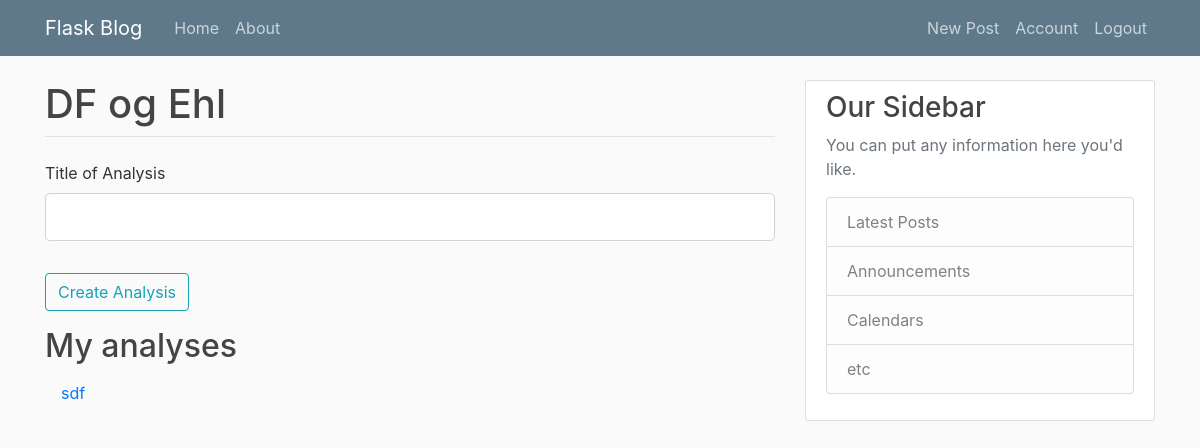
The app's page /project?project=1 (signed in), older data.
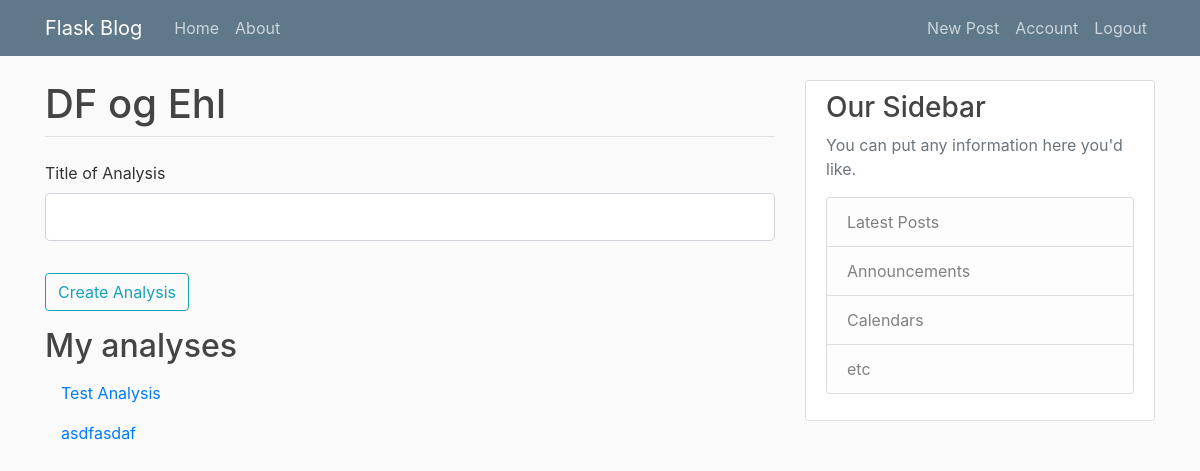
The same page, newer data.
### nlp4all/models.py (models this page shows, shortened)
class Project(db.Model):
    id = db.Column(db.Integer, primary_key=True)
    name = db.Column(db.String(50))
    description = db.Column(db.String)
    organization = db.Column(db.Integer, db.ForeignKey('organization.id'))
    analyses = db.relationship('BayesianAnalysis')
    categories = db.relationship('TweetTagCategory', secondary='project_categories')

class BayesianAnalysis(db.Model):
    id = db.Column(db.Integer, primary_key=True)
    user = db.Column(db.Integer, db.ForeignKey('user.id'))
    name = db.Column(db.String(50))
    filters = db.Column(JSON)
    features = db.Column(JSON)
    tags = db.relationship('TweetTag') # this also tells us which tweets
    data = db.Column(JSON)
    project = db.Column(db.Integer, db.ForeignKey('project.id'))

### nlp4all/routes.py (the view, shortened to what this page needs)
@app.route("/project", methods=['GET', "POST"])
def project():
    project_id = request.args.get('project', None, type=int)
    project = Project.query.get(project_id)
    form = AddBayesianAnalysisForm()
    analyses = BayesianAnalysis.query.filter_by(user = current_user.id).filter_by(project=project_id).all()
    return render_template('project.html', title='About', project=project, analyses=analyses, form=form)

### nlp4all/forms.py
class AddBayesianAnalysisForm(FlaskForm):
    name = StringField('Title of Analysis', validators=[DataRequired()])
    submit = SubmitField('Create Analysis')

### nlp4all/models.py (called while the page is built)
@login_manager.user_loader
def load_user(user_id):
    return User.query.get(int(user_id))

### nlp4all/templates/project.html (shortened to what this page needs)
{% extends "layout.html" %}
{% block content %}
  <h1>{{ project.name }} </h1>
    <form method="POST" action="">
        <fieldset class="form-group">
            <legend class="border-bottom mb-4">{{ legend }}</legend>
            <div class="form-group">
                {{ form.name.label(class="form-control-label") }}
                {% if form.name.errors %}
                    {{ form.name(class="form-control form-control-lg is-invalid") }}
                    <div class="invalid-feedback">
                        {% for error in form.name.errors %}
                            <span>{{ error }}</span>
                        {% endfor %}
                    </div>
                {% else %}
                    {{ form.name(class="form-control form-control-lg") }}
                {% endif %}
            </div>
        </fieldset>
        <div class="form-group">
            {{ form.submit(class="btn btn-outline-info") }}
        </div>
    </form>
<h2>My analyses</h2>
{% for a in analyses %}
<a class="nav-item nav-link" href="{{ url_for('analysis') }}?analysis={{a.id}}">{{a.name}}</a>
{% endfor %}
{% endblock content %}

### nlp4all/templates/layout.html (shortened to what this page needs)
<!DOCTYPE html>
<html>
<head>
    <link rel="stylesheet" href="https://maxcdn.bootstrapcdn.com/bootstrap/4.0.0/css/bootstrap.min.css">
    <link rel="stylesheet" type="text/css" href="{{ url_for('static', filename='main.css') }}">
</head>
<body>
    <header class="site-header">
      <nav class="navbar navbar-expand-md navbar-dark bg-steel fixed-top">
        <div class="container">
          <a class="navbar-brand mr-4" href="/">Flask Blog</a>
          <div class="collapse navbar-collapse" id="navbarToggle">
            <div class="navbar-nav mr-auto">
              <a class="nav-item nav-link" href="{{ url_for('home') }}">Home</a>
              <a class="nav-item nav-link" href="{{ url_for('about') }}">About</a>
            </div>
            <div class="navbar-nav">
              {% if current_user.is_authenticated %}
                <a class="nav-item nav-link" href="{{ url_for('new_post') }}">New Post</a>
                <a class="nav-item nav-link" href="{{ url_for('account') }}">Account</a>
                <a class="nav-item nav-link" href="{{ url_for('logout') }}">Logout</a>
              {% else %}
                <a class="nav-item nav-link" href="{{ url_for('login') }}">Login</a>
                <a class="nav-item nav-link" href="{{ url_for('register') }}">Register</a>
              {% endif %}
            </div>
          </div>
        </div>
      </nav>
    </header>
    <main role="main" class="container">
      <div class="row">
        <div class="col-md-8">
          {% block content %}{% endblock %}
        </div>
        <div class="col-md-4">
          <div class="content-section">
            <h3>Our Sidebar</h3>
            <p class='text-muted'>You can put any information here you'd like.
              <ul class="list-group">
                <li class="list-group-item list-group-item-light">Latest Posts</li>
                <li class="list-group-item list-group-item-light">Announcements</li>
                <li class="list-group-item list-group-item-light">Calendars</li>
                <li class="list-group-item list-group-item-light">etc</li>
              </ul>
            </p>
          </div>
        </div>
      </div>
    </main>
</body>
</html>

### nlp4all/static/main.css (style rules this page uses)
body { background: #fafafa; color: #333333; margin-top: 5rem; }
h1, h2, h3, h4, h5, h6 { color: #444444; }
.bg-steel { background-color: #5f788a; }
.site-header .navbar-nav .nav-link { color: #cbd5db; }
.content-section { background: #ffffff; padding: 10px 20px; border: 1px solid #dddddd; border-radius: 3px; margin-bottom: 20px; }

Row changes from the older to the newer data that the page shows:
now on this page (row edited): BayesianAnalysis: name "Test Analysis"
changed BayesianAnalysis: name "sdf" → "asdfasdaf"
